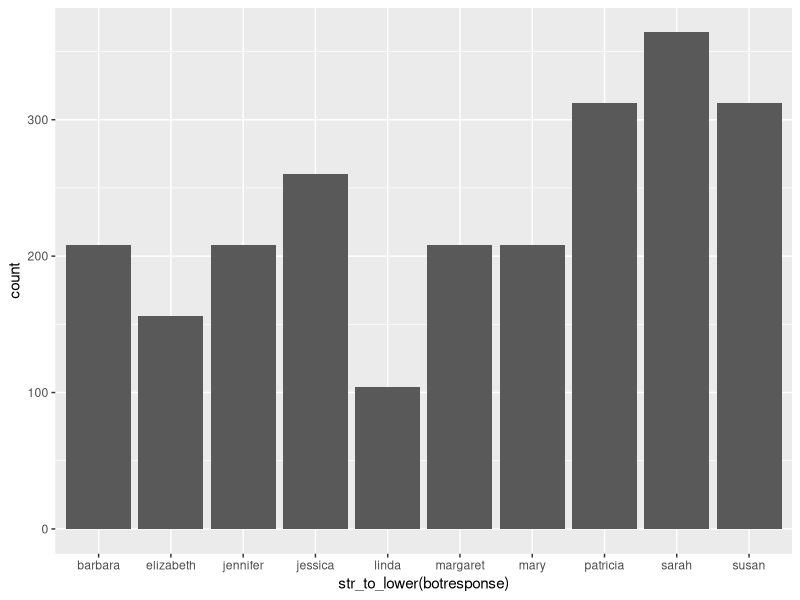
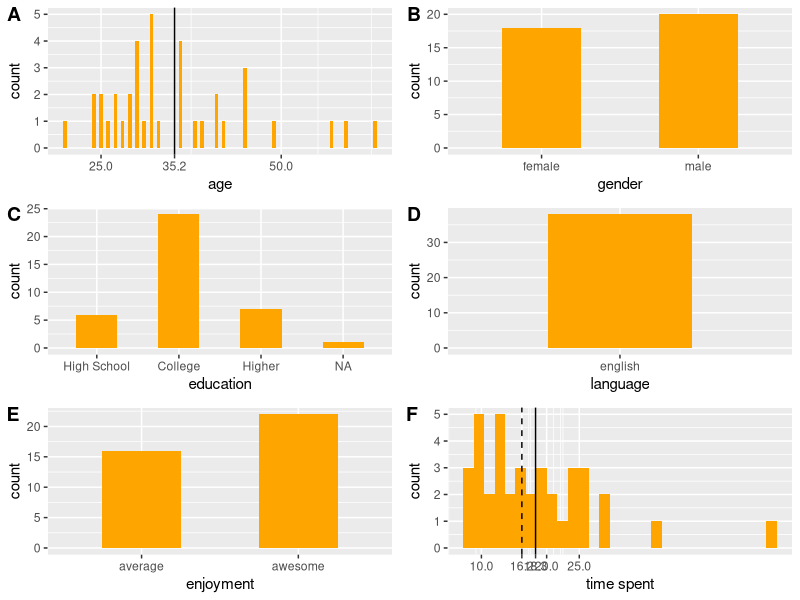
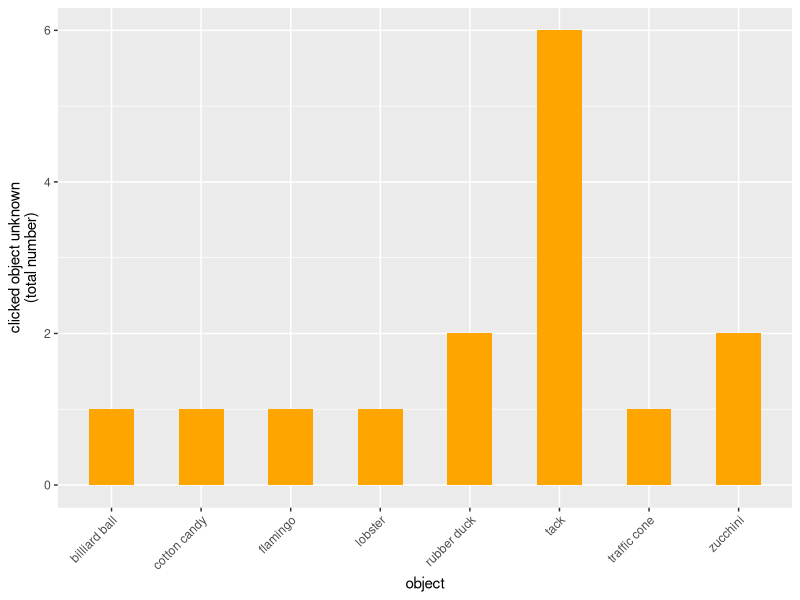
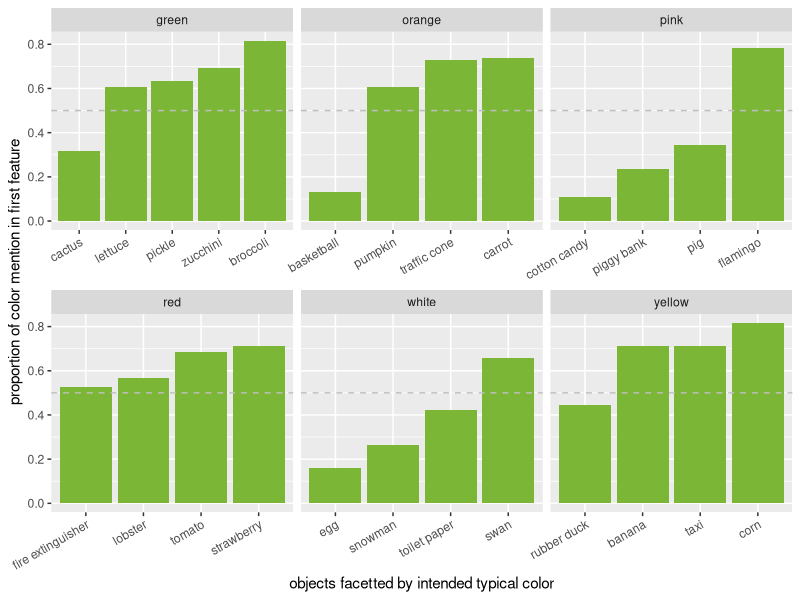
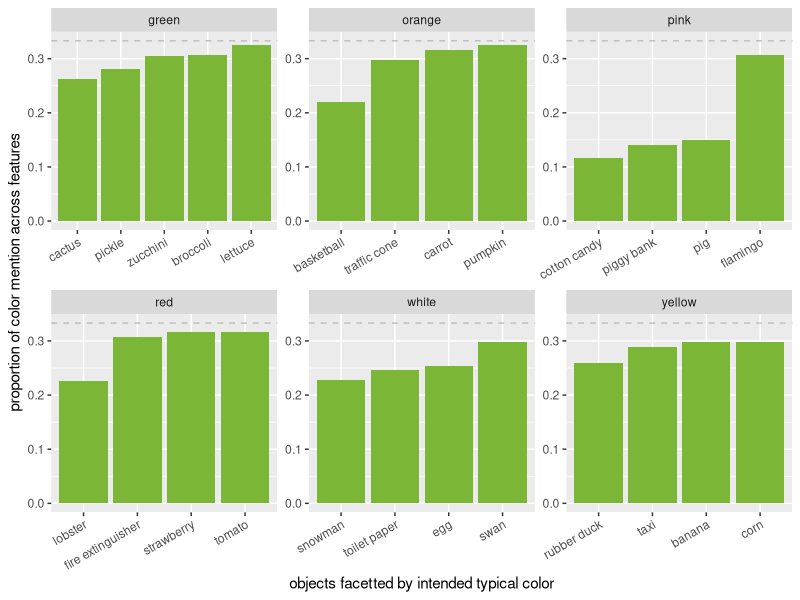
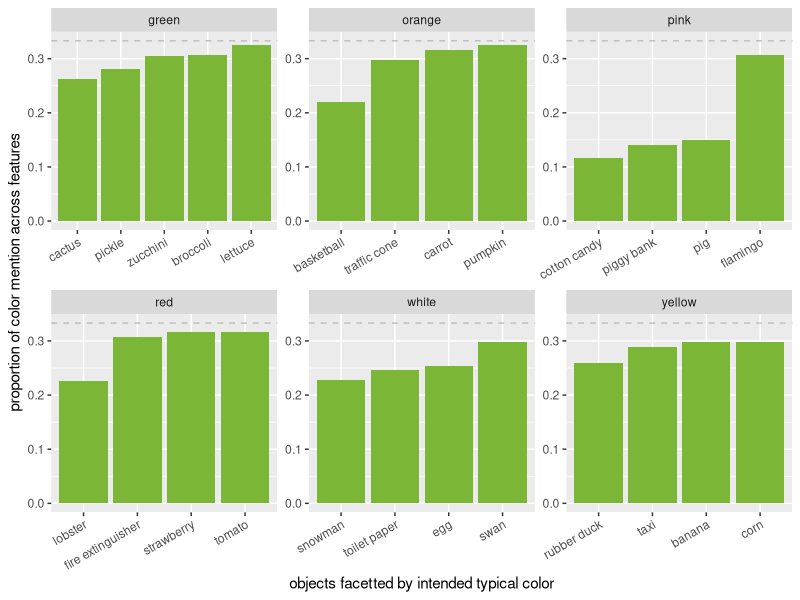
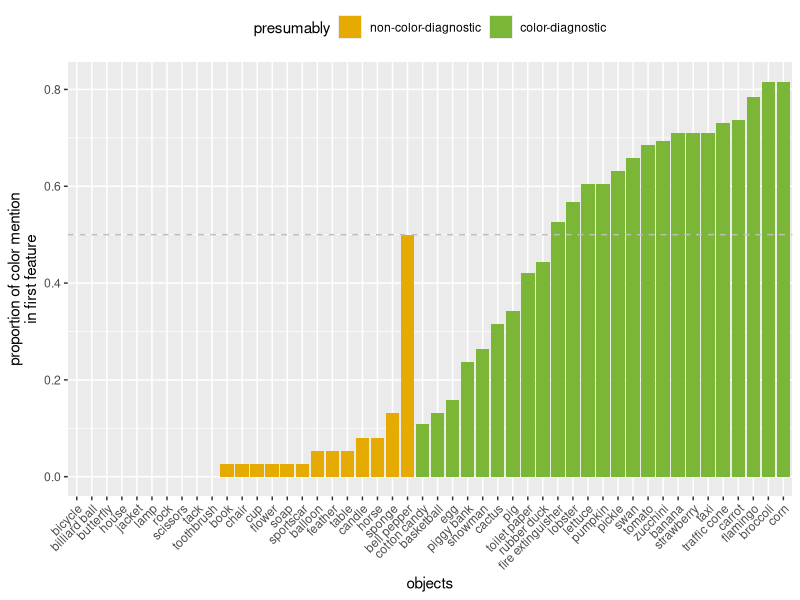
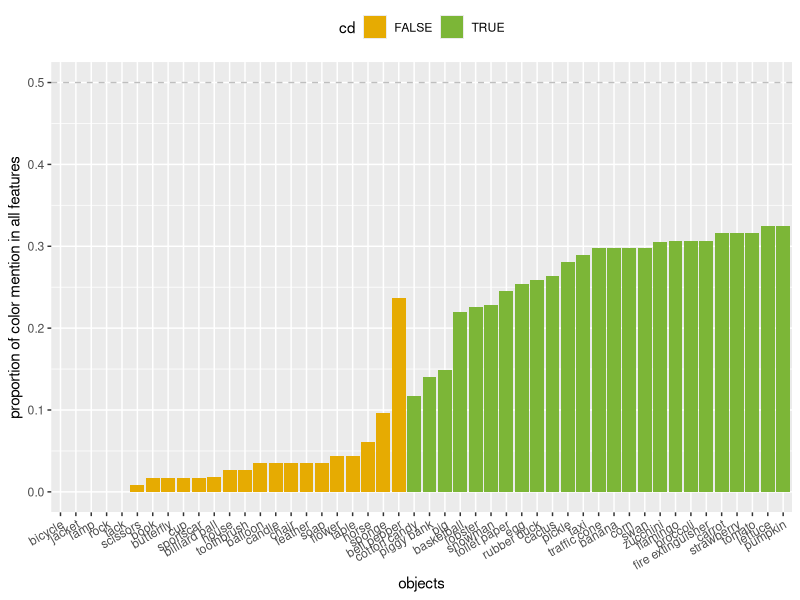

Generate these figures, in order, with R:
## ---- chunk 1
knitr::opts_chunk$set(echo = TRUE)
## ---- chunk 2
library(cowplot)
library(tidyverse)
library(here)

df_import = read_csv(here("data","01_norming","02_main","01_ListFeature-norming","data.csv")) %>% 
  # exclude test
  # weird filter property that it will exclude NAs
  filter(is.na(comments) | comments != "TEST")
## ---- chunk 3
ggplot(df_import,aes(x=str_to_lower(botresponse))) +
  geom_histogram(stat="count")
## ---- chunk 4

df_clean = df_import %>% 
  # exclude multiple submissions
  arrange(startTime) %>% 
  distinct(anon_worker_id,trial_number, .keep_all = TRUE) %>% 
  # exclude participants who didn't answer the bot task (probably bots which hacked javascript code), if necessary
  # filter(botresponse=="") %>% 
  # exclude participants who didn't pass control objects (nonce words)
  mutate(control = ifelse((question == "wobs" | question == "ebbler" | question == "briggle" | question == "florbs"),T,F)) %>%  
  mutate(correct_controls = ifelse(control & obj_unknown,T,F)) %>% 
  group_by(anon_worker_id) %>% 
  mutate(pass_controls = ifelse(sum(correct_controls)<2,F,T)) %>% 
  filter(pass_controls) %>% 
  # exclude participants who rated more than 8 as "object unknown"
  # excludes 2 workers
  filter(!sum(obj_unknown)>8) %>% 
  ungroup()

# number of participants before exclusion (40)
length(unique(df_import$anon_worker_id))
# number of participants after exclusion (38)
length(unique(df_clean$anon_worker_id))


df = df_clean %>%
  filter(!control) %>% 
  select(feature1,feature2,feature3,obj_unknown,question,anon_worker_id) %>% 
  mutate_at(vars(feature1,feature2,feature3),funs(str_to_lower(.)))
## ---- chunk 5
# other info
engl_spellings = c("english", "englis", "eng", "engilsh")

df_subj = df_clean %>% 
  select(age,gender,education,languages,enjoyment,timeSpent,HitCorrect,comments,anon_worker_id) %>% 
  distinct() %>% 
  mutate_at(vars(languages), funs(str_to_lower(.))) %>% 
  mutate_at(vars(languages), funs(ifelse(. %in% engl_spellings, "english", .))) %>% 
  mutate(lang=ifelse(languages == "english","english","other")) %>% 
  mutate_at(vars(age), funs(as.integer(.))) %>% 
  mutate_at(vars(enjoyment), 
            funs(ifelse(.==1,"average",
                        ifelse(.==2,"awesome","other")))) %>% 
  mutate(edu = ifelse(str_detect(education,"high_school"),"High School",
                      ifelse(str_detect(education,"college"),"College","Higher"))) %>% 
  mutate_at(vars(edu), funs(fct_relevel(.,"High School", "College", "Higher")))


mean_age = round(mean(df_subj$age),digits = 1)
p_age = ggplot(df_subj,aes(x=age)) +
  geom_bar(width = .5,
           fill = "orange") +
  geom_vline(xintercept= mean_age) +
  scale_x_continuous(breaks=c(25,50,75,mean_age))

p_gen = ggplot(df_subj,aes(x=gender)) +
  geom_bar(width = .5,
           fill = "orange")

p_edu = ggplot(df_subj,aes(x=edu)) +
  geom_bar(width = .5,
           fill = "orange") +
  xlab("education")
  # theme(axis.text.x = element_text(angle = 25, hjust = 1))

p_lang = ggplot(df_subj,aes(x=lang)) +
  geom_bar(width = .5,
           fill = "orange") +
  xlab("language")
  # theme(axis.text.x = element_text(angle=45,hjust=1))

p_enj = ggplot(df_subj,aes(x=enjoyment)) +
  geom_bar(width = .5,
           fill = "orange")

mean_time = round(mean(df_subj$timeSpent), digits = 1)
median_time = round(median(df_subj$timeSpent), digits = 1)
p_time = ggplot(df_subj,aes(x=timeSpent)) +
  geom_histogram(fill = "orange") +
  geom_vline(xintercept=mean_time) +
  geom_vline(xintercept=median_time,linetype="dashed") +
  scale_x_continuous(breaks=c(median_time,mean_time,floor(0),floor(10),floor(25),floor(20))) +
  xlab("time spent")

plot_grid(p_age,p_gen,p_edu,p_lang,p_enj,p_time, labels = "AUTO", ncol = 2, align = 'v')

## ---- chunk 6
ggplot(df[df$obj_unknown==TRUE,],aes(x=question)) +
  geom_bar(width = 0.5,
           fill = "orange") +
  theme(axis.text.x = element_text(angle=45,hjust=1)) +
  xlab("object") +
  ylab("clicked object unknown\n(total number)")
## ---- chunk 7

# color_list = c("bright", "brightly", "clear", "color", "colored", "colorful", "colour", "multicolored", "black", "blue", "brown", "green", "orange", "pink", "red", "white", "yellow")

color_list = c("black", "blackish", "blue", "brown", "green", "orange", "pink", "pink\\n", "red", "white", "yellow")

white = c("snowman", "swan", "toilet paper", "egg")
orange = c("basketball", "pumpkin", "carrot", "traffic cone")
pink = c("flamingo", "piggy bank", "cotton candy", "pig")
yellow = c("banana", "taxi", "corn", "rubber duck")
red = c("tomato", "lobster", "strawberry", "fire extinguisher")
green = c("broccoli", "lettuce", "zucchini", "cactus", "pickle")

cd_list = c("snowman",
	"swan",
	"toilet paper",
	"egg",
	"basketball",
	"pumpkin",
	"carrot",
	"traffic cone",
	"flamingo",
	"piggy bank",
	"cotton candy",
	"pig",
	"banana",
	"taxi",
	"corn",
	"rubber duck",
	"tomato",
	"lobster",
	"strawberry",
	"fire extinguisher",
	"broccoli",
	"lettuce",
	"zucchini",
	"cactus",
	"pickle")

df_cat = df %>%
  filter(obj_unknown==FALSE) %>% 
  # mutate(f1_cat = ifelse(sum(str_detect(feature1,color_list)) >= 1, T, F)) %>% 
  mutate(color = case_when(question %in% white ~ "white",
                           question %in% orange ~ "orange",
                           question %in% pink ~ "pink",
                           question %in% yellow ~ "yellow",
                           question %in% red ~ "red",
                           question %in% green ~ "green", 
                           TRUE ~ "no-cd")) %>% 
  gather(feature_pos,feature_utt,feature1,feature2,feature3) %>% 
  mutate(color_mention = ifelse(feature_utt %in% color_list, T, F)) %>% 
  mutate(cd = ifelse(question %in% cd_list, T, F))

df_plot = df_cat %>% 
  select(-obj_unknown)

## ---- chunk 8
df_plot_f1 = df_plot %>% 
  # gather(feature_pos,color_mention,f1_cat,f2_cat,f3_cat) %>% 
  mutate_at(vars(color_mention),funs(as.integer(.))) %>% 
  filter(feature_pos=="feature1")

ggplot(df_plot_f1[df_plot_f1$cd==T,],aes(x=reorder(reorder(question,color_mention),cd), y=color_mention, fill=cd)) +
  facet_wrap(vars(color), scale="free_x") +
  stat_summary(fun.y = "mean",
               geom = "bar") +
  stat_summary(fun.data = "mean_cl_boot",
               geom = "linerange",
               color = "darkgrey") +
  geom_hline(yintercept = 0.5,
             linetype = "dashed",
             color = "grey") +
  theme(legend.position="none") +
  theme(axis.text.x = element_text(angle = 30, hjust=1)) +
  scale_fill_manual(values=c("#7CB637")) +
  xlab("objects facetted by intended typical color") +
  ylab("proportion of color mention in first feature")

# ggsave(here("writing", "QP1", "img", "norming1_results.pdf"), width=7, height=6)
## ---- chunk 9

# library(bootstrap)
# theta <- function(x,xdata,na.rm=T) {mean(xdata[x],na.rm=na.rm)}
# ci.low <- function(x,na.rm=T) {
#   mean(x,na.rm=na.rm) - quantile(bootstrap(1:length(x),1000,theta,x,na.rm=na.rm)$thetastar,.025,na.rm=na.rm)}
# ci.high <- function(x,na.rm=T) {
#   quantile(bootstrap(1:length(x),1000,theta,x,na.rm=na.rm)$thetastar,.975,na.rm=na.rm) - mean(x,na.rm=na.rm)}

df_plot_allf = df_plot %>%
  mutate_at(vars(color_mention),funs(as.integer(.))) %>%
  filter(cd==T)
  # group_by(question, add=TRUE) %>% 
  # mutate(mean_colprop = mean(color_mention),
  #        ci_min = mean_colprop - ci.low(color_mention),
  #        ci_max = mean_colprop + ci.high(color_mention)) %>% 
  # ungroup()

ggplot(df_plot_allf,aes(x=reorder(reorder(question,color_mention),cd), y=color_mention, fill=cd)) +
  facet_wrap(vars(color), scale="free") +
  stat_summary(fun.y = "mean",
               geom = "bar") +
  stat_summary(fun.data = "mean_cl_boot",
               geom = "linerange",
               color = "darkgrey") +
  # is here identical to mean_cl_boot
  # geom_errorbar(aes(ymin=ci_min, ymax=ci_max),
  #               color = "darkgrey",
  #               width = 0.5) +
  geom_hline(yintercept = 0.333,
             linetype = "dashed",
             color = "grey") +
  theme(legend.position="none") +
  theme(axis.text.x = element_text(angle = 30, hjust=1)) +
  scale_fill_manual(values=c("#7CB637")) +
  xlab("objects facetted by intended typical color") +
  ylab("proportion of color mention across features")
## ---- chunk 10
df_plot_allf = df_plot %>% 
  mutate_at(vars(color_mention),funs(as.integer(.)))
  # filter(feature_pos=="feature1")

ggplot(df_plot_allf[df_plot_allf$cd==T,],aes(x=reorder(reorder(question,color_mention),cd), y=color_mention, fill=cd)) +
  facet_wrap(vars(color), scale="free") +
  stat_summary(fun.y = "mean",
               geom = "bar") +
  stat_summary(fun.data = "mean_cl_boot",
               geom = "linerange",
               color = "darkgrey") +
  geom_hline(yintercept = 0.333,
             linetype = "dashed",
             color = "grey") +
  theme(legend.position="none") +
  theme(axis.text.x = element_text(angle = 30, hjust=1)) +
  scale_fill_manual(values=c("#7CB637")) +
  xlab("objects facetted by intended typical color") +
  ylab("proportion of color mention across features")
## ---- chunk 11

ggplot(df_plot_f1,aes(x=reorder(reorder(question,color_mention),cd), y=color_mention, fill=cd)) +
  stat_summary(fun.y = "mean",
               geom = "bar") +
  stat_summary(fun.data = "mean_cl_boot",
               geom = "linerange",
               color = "darkgrey") +
  geom_hline(yintercept = 0.5,
             linetype = "dashed",
             color = "grey") +
  theme(axis.text.x = element_text(angle = 45, hjust=1)) +
  theme(legend.position="top") +
  scale_fill_manual(values=c("#E6AB02", "#7CB637"), name = "presumably", labels = c("non-color-diagnostic", "color-diagnostic")) +
  # scale_fill_discrete(name = "Dose", labels = c("A", "B")) +
  xlab("objects") +
  ylab("proportion of color mention\nin first feature")

# ggsave(here("writing", "QP1", "img", "norming1_resultsoverall.pdf"), width=9.5, height=5)
## ---- chunk 12

ggplot(df_plot_allf,aes(x=reorder(reorder(question,color_mention),cd), y=color_mention, fill=cd)) +
  stat_summary(fun.y = "mean",
               geom = "bar") +
  stat_summary(fun.data = "mean_cl_boot",
               geom = "linerange",
               color = "darkgrey") +
  geom_hline(yintercept = 0.5,
             linetype = "dashed",
             color = "grey") +
  theme(axis.text.x = element_text(angle = 30, hjust=1)) +
  theme(legend.position="top") +
  scale_fill_manual(values=c("#E6AB02", "#7CB637")) +
  xlab("objects") +
  ylab("proportion of color mention in all features")
## ---- chunk 13
# CD, color
df_cd_coloronly = df_plot_f1 %>% 
  filter(cd) %>% 
  filter(as.logical(color_mention))

ggplot(df_cd_coloronly, aes(x=feature_utt)) +
  geom_bar(stat = "count",
           fill = "#7CB637",
           width = 0.5) +
  ggtitle("Presumably color diagnostic") +
  facet_wrap(vars(question), scale="free_x") +
  theme(plot.title = element_text(size=15)) +
  theme(axis.text.x = element_text(angle = 45, hjust = 1)) +
  xlab("colors mentioned in first feature for each object") +
  ylab("total number of color being mentioned in first feature")

# no CD, color
df_nocd_coloronly = df_plot_f1 %>% 
  filter(!cd) %>% 
  filter(as.logical(color_mention))

ggplot(df_nocd_coloronly, aes(x=feature_utt)) +
  geom_bar(stat="count",
           fill = "#E6AB02",
           width = 0.5) +
  ggtitle("Presumably non color diagnostic") +
  facet_wrap(vars(question), scale="free_x") +
  theme(plot.title = element_text(size=15)) +
  theme(axis.text.x = element_text(angle = 45, hjust = 1)) +
  xlab("colors mentioned in first feature for each object") +
  ylab("total number of color being mentioned in first feature")
## ---- chunk 14
# CD, color
df_cd_coloronly = df_plot %>% 
  filter(cd) %>% 
  filter(color_mention)

ggplot(df_cd_coloronly, aes(x=feature_utt)) +
  geom_bar(stat = "count",
           fill = "#7CB637",
           width = 0.5) +
  ggtitle("Presumably color diagnostic") +
  facet_wrap(vars(question), scale="free_x") +
  theme(plot.title = element_text(size=15)) +
  # theme(axis.text.x = element_text(angle = 45, hjust = 1)) +
  xlab("colors mentioned in all features for each object") +
  ylab("total number of color being mentioned in all features")

# ggsave(here("writing", "QP1", "img", "norming1_resultscolorcd.pdf"), width=10, height=11)

# no CD, color
df_nocd_coloronly = df_plot %>% 
  filter(!cd) %>% 
  filter(color_mention)

ggplot(df_nocd_coloronly, aes(x=feature_utt)) +
  geom_bar(stat="count",
           fill = "#E6AB02",
           width = 0.5) +
  ggtitle("Presumably non color diagnostic") +
  facet_wrap(vars(question), scale="free_x") +
  theme(plot.title = element_text(size=15)) +
  # theme(axis.text.x = element_text(angle = 45, hjust = 1)) +
  xlab("colors mentioned in first feature for each object") +
  ylab("total number of color being mentioned in all features")

# ggsave(here("writing", "QP1", "img", "norming1_resultscolornoncd.pdf"), width=10, height=11)

df_nocd_coloronly %>% 
  filter(question == "bell pepper") %>% 
  ggplot(., aes(x=feature_utt)) +
    geom_bar(stat="count",
             fill = "#E6AB02",
             width = 0.5) +
    ggtitle("Presumably non color diagnostic") +
    facet_wrap(vars(question), scale="free_x") +
    theme(plot.title = element_text(size=15)) +
    # theme(axis.text.x = element_text(angle = 45, hjust = 1)) +
    xlab("colors mentioned in first feature for each object") +
    ylab("total number of color being\nmentioned in all features")

ggsave(here("writing", "QP1", "img", "norming1_resultscolorbellpepper.pdf"), width=5, height=3)
## ---- chunk 15

freq_feature_list = df_plot %>% 
  filter(!color_mention) %>% 
  arrange(feature_utt) %>% 
  group_by(feature_utt) %>% 
  summarize(n=n()) %>% 
  filter(n>=2) 

# did I miss any color utterances?
freq_feature_list$feature_utt

# CD, no color
df_cd_nocol_infreq = df_plot %>% 
  filter(cd) %>% 
  filter(!color_mention & !(feature_utt %in% freq_feature_list$feature_utt))

table(arrange(df_cd_nocol_infreq,feature_utt)$feature_utt)

# ggplot(df_cd_nocol_infreq, aes(x=feature_utt)) +
#   geom_bar(stat="count") +
#   facet_wrap(vars(question), scale="free") +
#   theme(axis.text.x = element_text(angle = 45, hjust = 1))

# no CD, no color
df_nocd_nocol_infreq = df_plot %>% 
  filter(!cd) %>% 
  filter(!color_mention & !(feature_utt %in% freq_feature_list$feature_utt))

table(arrange(df_nocd_nocol_infreq,feature_utt)$feature_utt)

# ggplot(df_nocd_nocol_infreq, aes(x=feature_utt)) +
#   geom_bar(stat="count") +
#   facet_wrap(vars(question), scale="free") +
#   theme(axis.text.x = element_text(angle = 45, hjust = 1))
